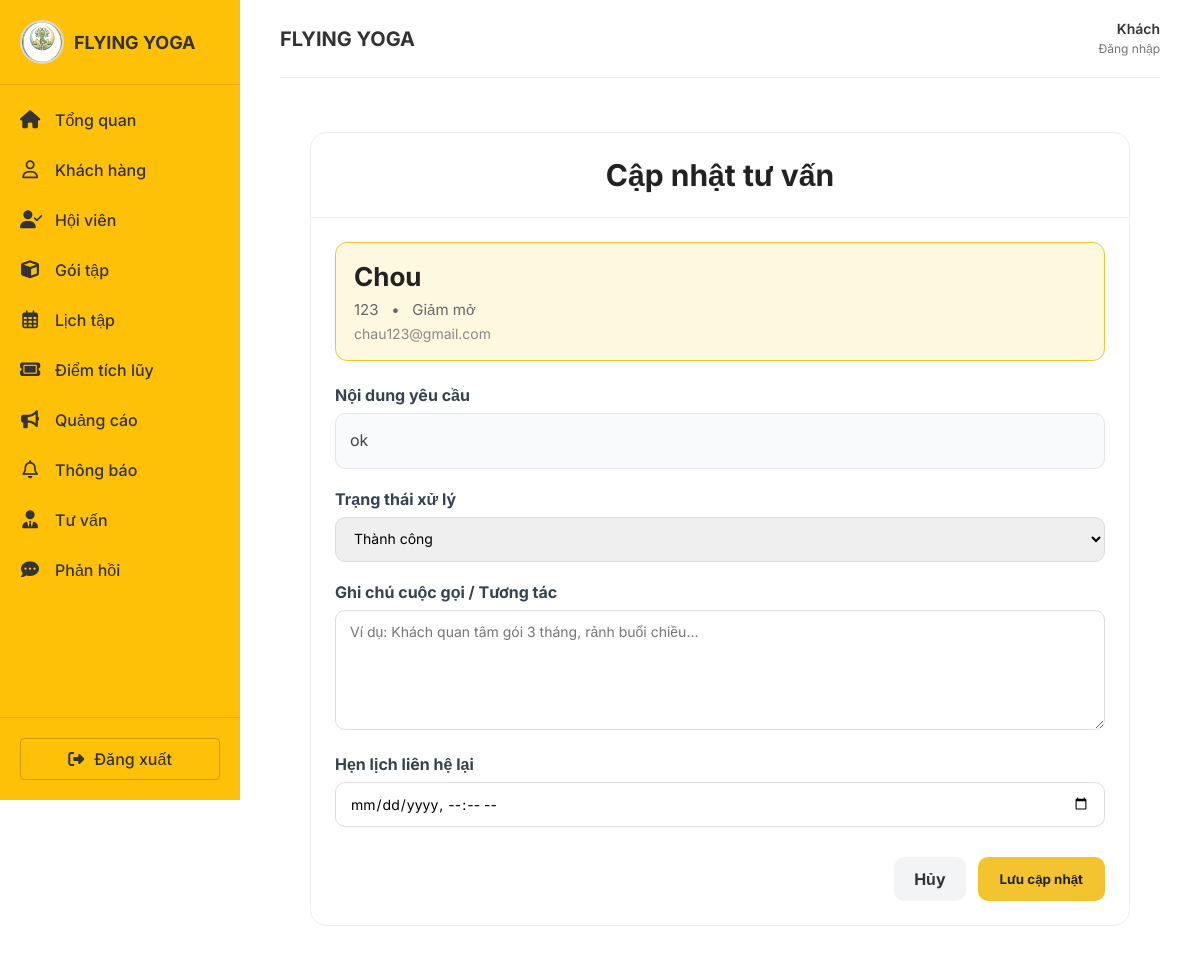
Page /cham-soc-khach-hang/yeu-cau-tu-van/cap-nhat/9/ on the committed database.
### cham_soc_khach_hang/models.py (models this page shows, shortened)
class YeuCauTuVan(models.Model):
    TRANG_THAI = [
        ('moi', 'Mới tiếp nhận'),
        ('dang', 'Đang tư vấn'),
        ('hen', 'Hẹn tập thử'),
        ('xong', 'Thành công'),
    ]
    ma_yeu_cau = models.CharField(max_length=20, unique=True, blank=True)
    ho_ten = models.CharField(max_length=100)
    so_dien_thoai = models.CharField(max_length=11)
    email = models.EmailField(blank=True, null=True)
    dich_vu_quan_tam = models.CharField(max_length=100, blank=True, null=True)
    noi_dung = models.TextField()
    ngay_gui = models.DateTimeField(auto_now_add=True)
    ngay_cap_nhat = models.DateTimeField(auto_now=True)
    trang_thai = models.CharField(max_length=10, choices=TRANG_THAI, default='moi')
    ghi_chu_tu_van = models.TextField(blank=True, null=True)
    hen_lien_he_lai = models.DateTimeField(blank=True, null=True)

### cham_soc_khach_hang/views.py (the view)
# urls.py: path('yeu-cau-tu-van/cap-nhat/<int:id>/', views.cap_nhat_tu_van, name='cap_nhat_tu_van'),
def cap_nhat_tu_van(request, id):
    yeu_cau = get_object_or_404(YeuCauTuVan, id=id)
    if request.method == 'POST':
        form = CapNhatTuVanForm(request.POST, instance=yeu_cau)
        if form.is_valid():
            obj = form.save(commit=False)
            obj.trang_thai = 'xong'
            obj.save()
            messages.success(request, 'Cập nhật tư vấn thành công!')
            return redirect('cham_soc_khach_hang:danh_sach_yeu_cau_tu_van')
    else:
        form = CapNhatTuVanForm(instance=yeu_cau)
    return render(request, 'cham_soc_khach_hang/cap_nhat_tu_van.html', {
        'form': form,
        'yeu_cau': yeu_cau
    })

### cham_soc_khach_hang/forms.py
class CapNhatTuVanForm(forms.ModelForm):
    hen_lien_he_lai = forms.DateTimeField(
        required=False,
        widget=forms.DateTimeInput(
            attrs={'class': 'form-control', 'type': 'datetime-local'},
            format='%Y-%m-%dT%H:%M'
        ),
        input_formats=['%Y-%m-%dT%H:%M']
    )
    class Meta:
        model = YeuCauTuVan
        fields = ['trang_thai', 'ghi_chu_tu_van', 'hen_lien_he_lai']
        widgets = {
            'trang_thai': forms.Select(attrs={'class': 'form-control'}),
            'ghi_chu_tu_van': forms.Textarea(attrs={
                'class': 'form-control',
                'placeholder': 'Ví dụ: Khách quan tâm gói 3 tháng, rảnh buổi chiều...',
                'rows': 4
            }),
        }

### thong_bao/context_processors.py (called while the page is built, shortened)
def thong_bao_context(request):
    so_thong_bao_chua_doc = 0
    ds_thong_bao_dropdown = ThongBaoNhacNho.objects.none()
    return {
        'so_thong_bao_chua_doc': so_thong_bao_chua_doc,
        'ds_thong_bao_dropdown': ds_thong_bao_dropdown,
    }

### cham_soc_khach_hang/templates/cham_soc_khach_hang/cap_nhat_tu_van.html (shortened to what this page needs)
{% extends 'base.html' %}
{% load static %}
{% block content %}
<div style="padding: 24px;">
    <div style="max-width: 820px; margin: 0 auto;">
        <div style="background: #fff; border-radius: 16px; overflow: hidden; border: 1px solid #eee;">
            <div style="padding: 24px; border-bottom: 1px solid #f1f1f1;">
                <h2 style="margin: 0; font-size: 30px; font-weight: 700; color: #222; text-align: center;">
                    Cập nhật tư vấn
                </h2>
            </div>
            <form method="post" style="padding: 24px;">
                <div style="background: #fff8e1; border: 1px solid #f4c430; border-radius: 12px; padding: 18px; margin-bottom: 24px;">
                    <div style="font-size: 26px; font-weight: 700; color: #222; margin-bottom: 8px;">
                        {{ yeu_cau.ho_ten }}
                    </div>
                    <div style="color: #666; font-size: 15px;">
                        {{ yeu_cau.so_dien_thoai }}
                        {% if yeu_cau.dich_vu_quan_tam %}
                            &nbsp; • &nbsp; {{ yeu_cau.dich_vu_quan_tam }}
                        {% endif %}
                    </div>
                    {% if yeu_cau.email %}
                        <div style="color: #888; font-size: 14px; margin-top: 6px;">
                            {{ yeu_cau.email }}
                        </div>
                    {% endif %}
                </div>
                <div style="margin-bottom: 20px;">
                    <label style="display: block; margin-bottom: 8px; font-weight: 700; color: #374151;">
                        Nội dung yêu cầu
                    </label>
                    <div style="padding: 14px; border: 1px solid #e5e7eb; border-radius: 10px; background: #f9fafb; line-height: 1.6; color: #444;">
                        {{ yeu_cau.noi_dung }}
                    </div>
                </div>
                <div style="margin-bottom: 20px;">
                    <label style="display: block; margin-bottom: 8px; font-weight: 700; color: #374151;">
                        Trạng thái xử lý
                    </label>
                    {{ form.trang_thai }}
                </div>
                <div style="margin-bottom: 20px;">
                    <label style="display: block; margin-bottom: 8px; font-weight: 700; color: #374151;">
                        Ghi chú cuộc gọi / Tương tác
                    </label>
                    {{ form.ghi_chu_tu_van }}
                </div>
                <div style="margin-bottom: 20px;">
                    <label style="display: block; margin-bottom: 8px; font-weight: 700; color: #374151;">
                        Hẹn lịch liên hệ lại
                    </label>
                    {{ form.hen_lien_he_lai }}
                </div>
                <div style="display: flex; justify-content: flex-end; gap: 12px; margin-top: 30px;">
                    <a href="{% url 'cham_soc_khach_hang:danh_sach_yeu_cau_tu_van' %}"
                       style="display: inline-block; background: #f3f4f6; color: #333; padding: 12px 20px; border-radius: 10px; text-decoration: none; font-weight: 700;">
                        Hủy
                    </a>
                    <button type="submit"
                            style="background: #f4c430; color: #222; border: none; padding: 12px 22px; border-radius: 10px; font-weight: 700; cursor: pointer;">
                        Lưu cập nhật
                    </button>
                </div>
            </form>
        </div>
    </div>
</div>
{% endblock %}

### static/css/style.css (style rules this page uses)
:root { --primary-yellow: #FFC107; --primary-yellow-light: #FFECB3; --text-dark: #333333; --text-gray: #757575; --bg-light: #F9F9F9; --white: #FFFFFF; --danger-red: #E53935; --success-green: #43A047; --info-blue: #1E88E5; --warning-orange: #FB8C00; --sidebar-width: 240px; }
* { margin: 0; padding: 0; box-sizing: border-box; font-family: 'Inter', sans-serif; }
body { background-color: var(--white); color: var(--text-dark); }

### cham_soc_khach_hang/templates/cham_soc_khach_hang/cap_nhat_tu_van.html (style rules this page uses)
input, textarea, select { width: 100%; padding: 12px 14px; border: 1px solid #ddd; border-radius: 10px; font-size: 14px; outline: none; box-sizing: border-box; }
textarea { min-height: 120px; resize: vertical; }

### rows in the picture
YeuCauTuVan: ho_ten "Chou", so_dien_thoai "123", dich_vu_quan_tam "Giảm mở", email "chau123@gmail.com", noi_dung "ok", trang_thai "Thành công"
